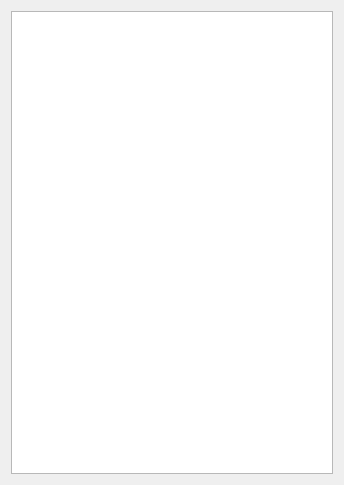
<?xml version="1.0" encoding="UTF-8"?>
<ui version="4.0">
 <class>Widget</class>
 <widget class="QWidget" name="Widget">
  <property name="geometry">
   <rect>
    <x>0</x>
    <y>0</y>
    <width>344</width>
    <height>485</height>
   </rect>
  </property>
  <property name="windowTitle">
   <string>Widget</string>
  </property>
  <layout class="QVBoxLayout" name="verticalLayout">
   <item>
    <widget class="QTableView" name="tableView"/>
   </item>
  </layout>
 </widget>
 <resources/>
 <connections/>
</ui>
